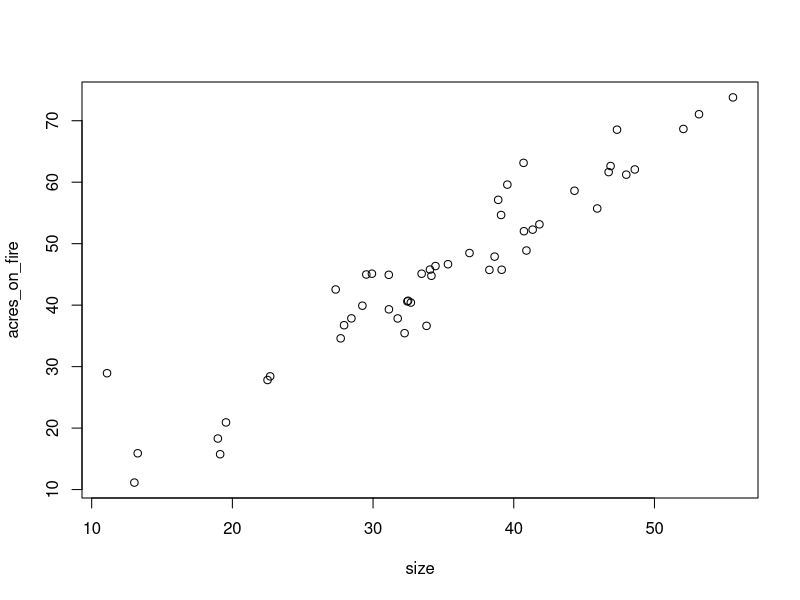
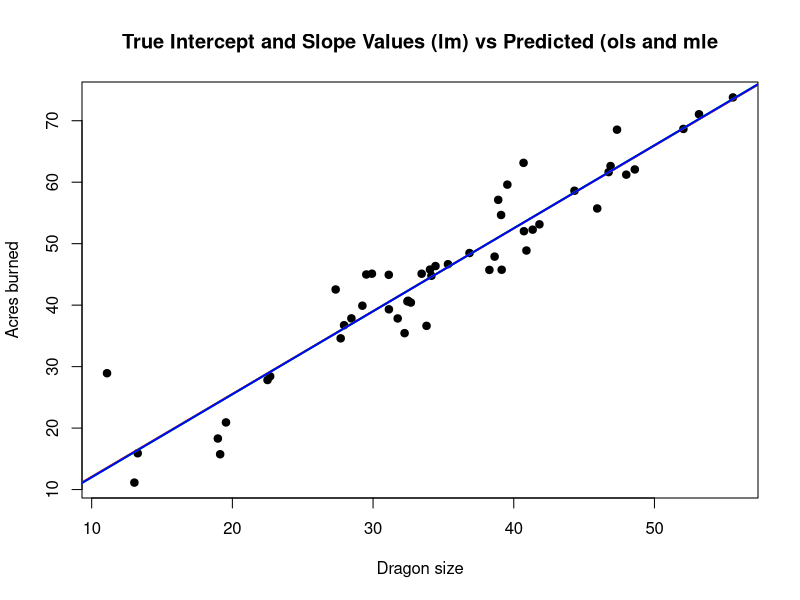

Recreate these plots in R, in order.
######Zoo800 Homework 13 - Maddy Teter - November 25, 2025

#Objective 1
dragon_data <- read.csv("dragon_data.csv")

#visualize data
plot(dragon_data)

#estimate parameters of linear regression using analytical solution equation: 
#b <- solve(t(X) %*% X) %*% (t(X) %*% y)

X <- cbind(1, dragon_data$size) #combine columns with intercept (1) for each dragon size row
y <- dragon_data$acres_on_fire #response variable

b <- solve(t(X) %*% X) %*% (t(X) %*% y) #analytical solution equation
b #view results
#intercept = -1.38, slope = 1.35

lm(acres_on_fire ~ size, data = dragon_data) #double check values by using linear model - they are the same

#Objective 2: Estimate the parameters of the linear regression of area burned on dragon size using 
#OLS using grid search and optim()

#part a
x <- dragon_data$size
y <- dragon_data$acres_on_fire

intercepts <- seq(-5, 5, by = 0.01) #intercepts from -5 to 5 by 0.01 intervals
slopes <- seq(-5, 5, by = 0.01) #slopes from -5 to 5 by 0.01 intervals

dragon_grid <- matrix(NA, nrow = length(intercepts), ncol = length(slopes)) #create empty matrix to 
#store values

#run for loop to see all combinations of 
for(i in seq_along(intercepts)) {
  for (j in seq_along(slopes)) {
    prediction <- intercepts[i] + slopes[j] * x
    dragon_grid[i, j] <- sum((y - prediction)^2)
  }
}

#identify the minimum sse from dragon grid values
minimum_error <- which(dragon_grid == min(dragon_grid), arr.ind = TRUE)

grid_intercept <- intercepts[minimum_error[1]]
grid_slope <- slopes[minimum_error[2]]

grid_intercept #-1.49 - slightly off from lm (-1.38), but close
grid_slope #1.35

#part b - use optim function to find ideal parameters

#create function to find sse
dragon_sse <- function(parameters) {
  b0 <- parameters[1]
  b1 <- parameters[2]
  sum((y - (b0 + b1 * x))^2)
}

#use optim function 
dragon_sse_results <- optim(par = c(0, 0), fn = dragon_sse)

dragon_sse_results$par #parameters = -1.37, 1.35
dragon_sse_results$convergence #convergence = 0


#part c -check convergence when using different starting points

starting_values <- list(
  c(0, 0),
  c(80, -10),
  c(-50, 20),
  c(15, 15),
  c(-15, -15)
)

convergence_results <- lapply(starting_values, function(s) {
  optim(par = s, fn = dragon_sse)
})

convergence_results #convergence = 0 even with different starting numbers, intercept and slope 
#values are -1.42, 1.35 (very close to other values)


#Objective 3 - Repeat objective 2 but use maximum likelihood 
#part a

#Use same parameters from before for grid search (already loaded in environment)
intercepts <- seq(-5, 5, by = 0.01) #intercepts from -5 to 5 by 0.01 intervals
slopes <- seq(-5, 5, by = 0.01) #slopes from -5 to 5 by 0.01 intervals

n <- length(y)

dragon_grid_nll <- matrix(NA, length(intercepts), length(slopes)) #empty matrix to store values

#run for loop to see all combinations of b0 and b1 in grid
for (i in seq_along(intercepts)) {
  for (j in seq_along(slopes)) {
    pred <- intercepts[i] + slopes[j] * x
    sigma2 <- mean((y - pred)^2)
    dragon_grid_nll[i, j] <- (n/2)*log(2*pi*sigma2) + (n/2)
  }
} 

#identify minimum nll values from grid 
nll_minimum <- which(dragon_grid_nll == min(dragon_grid_nll), arr.ind = TRUE)

#pull minimum intercept and slope values
mle_grid_intercept <- intercepts[nll_minimum[1]]
mle_grid_slope     <- slopes[nll_minimum[2]]

mle_grid_intercept #-1.49
mle_grid_slope # 1.35

#part b
mle_nll <- function(par) {
  b0 <- par[1]
  b1 <- par[2]
  sigma <- exp(par[3]) #makes sigma positive only
  mu <- b0 + b1 * x
  -sum(dnorm(y, mean = mu, sd = sigma, log = TRUE))
}

#Run lme_nll function with optim 
mle_optim <- optim(par = c(0, 0, log(sd(y))), 
                fn = mle_nll, 
                method = "BFGS")
mle_optim$par #parameters = -1.38, 1.35, 1.52

#part c

#Check convergence with different starting values - need to include sigma in starting values for MLE
starts_mle <- list(
  c(0, 0, log(1)),
  c(80, -10, log(1)),
  c(-50, 20, log(2)),
  c(15, 15, log(3)),
  c(-15, -15, log(4))
)

multi_fits <- lapply(starts_mle, optim, fn = mle_nll, method = "BFGS")

multi_fits #parameters = -1.39, 1.35, 1.5, convergence = 0


#Objective 4
#The intercept and slope values from each of the three approaches are very close to each other. The true
#intercept and slope values from lm() are -1.38 and 1.35 - all methods were very close to the true values
#but the grid search for the intercept was ~ -1.49 which was the furthest from the true value of all of the
#methods. 

#Plot fits from different methods together

#extract lm values
fit_lm <- lm(y ~ x)
true_b0 <- coef(fit_lm)[1]
true_b1 <- coef(fit_lm)[2]

#extract OLS values from grid
ols_grid_b0 <- grid_intercept
ols_grid_b1 <- grid_slope

#extract MLE values from grid
mle_grid_b0 <- mle_grid_intercept
mle_grid_b1 <- mle_grid_slope

#Plot raw data points
plot(x, y,
     pch = 19, cex = 1,
     xlab = "Dragon size",
     ylab = "Acres burned",
     main = "True Intercept and Slope Values (lm) vs Predicted (ols and mle")
abline(true_b0, true_b1, col = "red", lwd = 2)
abline(ols_grid_b0, ols_grid_b1, col = "green", lwd = 2)
abline(mle_grid_b0, mle_grid_b1, col = "blue", lwd = 2)
#Lines all fall in line with eachother - predicted values match true values







